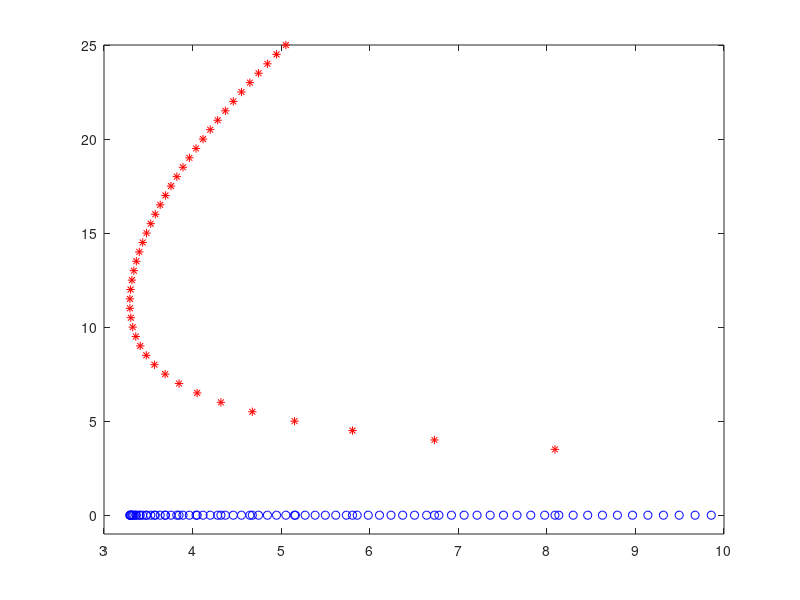

Recreate this plot in MATLAB.
clear
close all
clc 
% Turing bifurcation point - \chi_bif

%Parameters
pioverL=1/12; %domain [0,L]
M=-0.5; %Allee threshold
Lambda=1/(1-M);%case1
%m2=(M+1+sqrt(M^2-M+1))/3; Lambda=(4*m2*(1-m2)*(m2-M))^(-1);%caso2
epsilon=0.08;
tau=1; delta=1; beta=1; r=1; 
%chi_c=2*(1+sqrt(epsilon))^2/beta;

N=200; %wavenumbers to check
CHI_BIF=zeros(1,N);
for k=1:N
    lambda_k=(pioverL*k)^2;%eigenvalues of the Laplacian
    %chi_c_k=2*(epsilon*lambda_k^2+Lambda*(1-M)+(1+epsilon*Lambda*(1-M))*lambda_k)/(beta*lambda_k);
    chi_c_k=2*(Lambda*(1-M)+lambda_k)*(1+epsilon*lambda_k)/(beta*lambda_k);
    CHI_BIF(k)=chi_c_k;
end

[bif,k_bif]=sort(CHI_BIF);
disp(['lambda_k    ','chi_bif    ','#peaks'])
formatSpec = '%4.0f & %4.0f & %4.6f & %4.1f\\\\ \n';
fprintf(formatSpec,[(1:N);k_bif;bif;k_bif/2])

figure()
box on
hold on
%plot(chi_c,0,'*r')
plot(CHI_BIF,zeros(1,N),'ob') % chi(lambda_k) at the bifurcation
plot(bif,k_bif/2,'*r') % number of peaks at the bifurcation
axis([3 10 -1 25])
